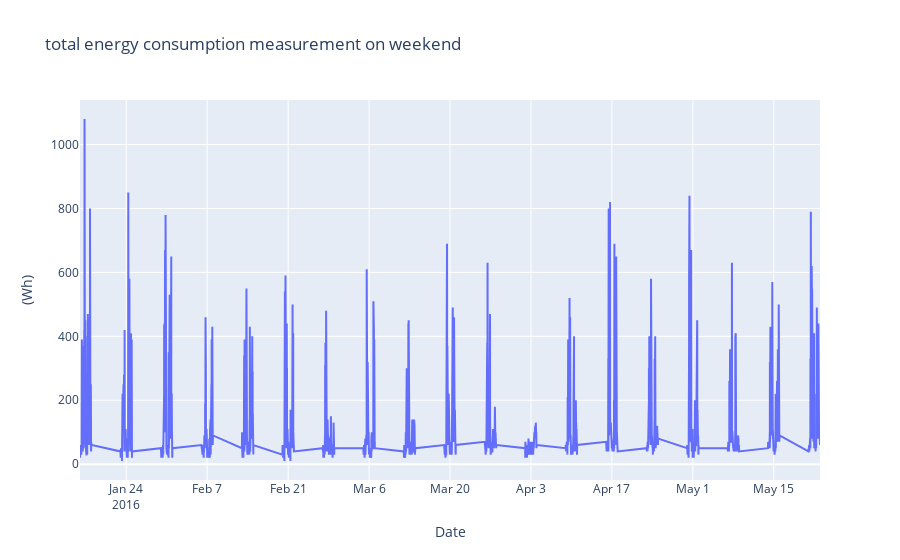

This figure's notebook cell:
### Code cell
# Find rows with weekday 

temp_weekend =  data[data['WEEKDAY'] == 1]

# To understand the timeseries variation of the applaince energy consumption
visData = go.Scatter( x= temp_weekend.date  ,  mode = "lines", y = temp_weekend.Appliances )
layout = go.Layout(title = 'total energy consumption measurement on weekend' , xaxis=dict(title='Date'), yaxis=dict(title='(Wh)'))
fig = go.Figure(data=[visData],layout=layout)

iplot(fig)

### Figure 1 — Plotly figure (JSON) as saved in the notebook; plotly's stock layout.template omitted (floating-point values rounded to 4 significant figures; data arrays with more than 128 entries replaced by an {"elided": "..."} marker saying what was removed)
{"data": [{"mode": "lines", "type": "scatter", "x": {"elided": "5472 str values"}, "y": {"elided": "5472 int values"}}], "layout": {"title": {"text": "total energy consumption measurement on weekend"}, "xaxis": {"title": {"text": "Date"}}, "yaxis": {"title": {"text": "(Wh)"}}}}
